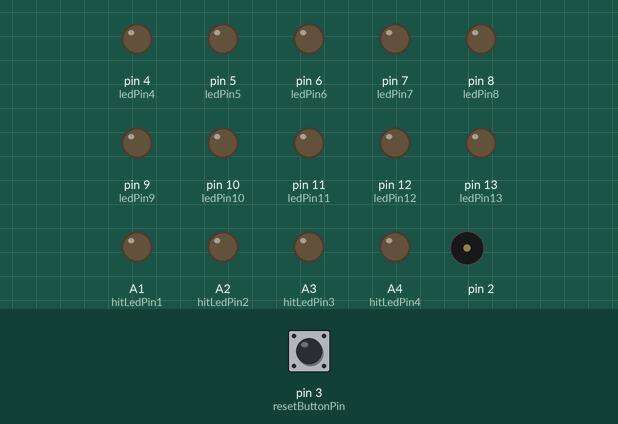
The sketch below on a simulated Arduino Uno, built with avr-gcc and run on an emulated ATmega328P. Parts: output pins drawn as LEDs (lit = HIGH), buzzer (waves = sounding). The inputs (shaded band) are chosen by the test bench; at power-on: pin 3 (resetButtonPin) HIGH. What the sketch prints to the serial monitor is not drawn.

Above: at 3.37 s.
At 6.12 s:
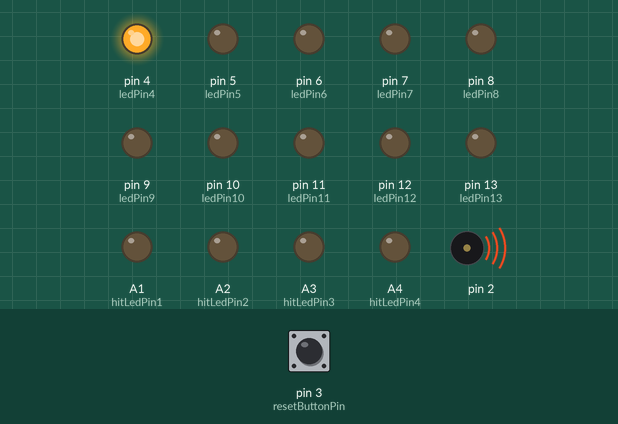
At 6.42 s:
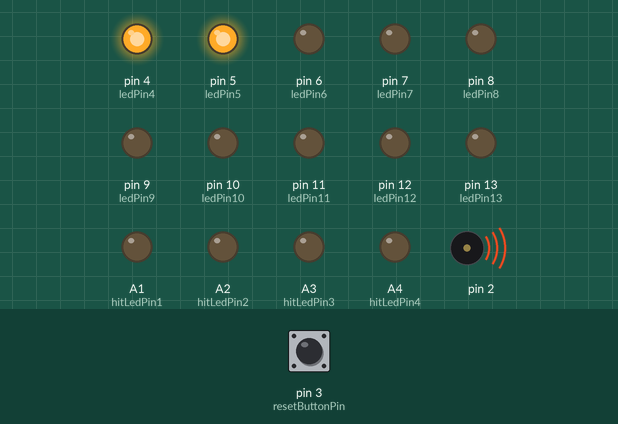
At 6.72 s:
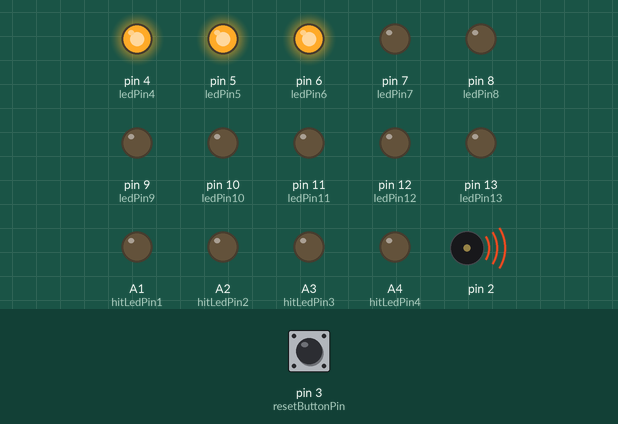
At 7.62 s:
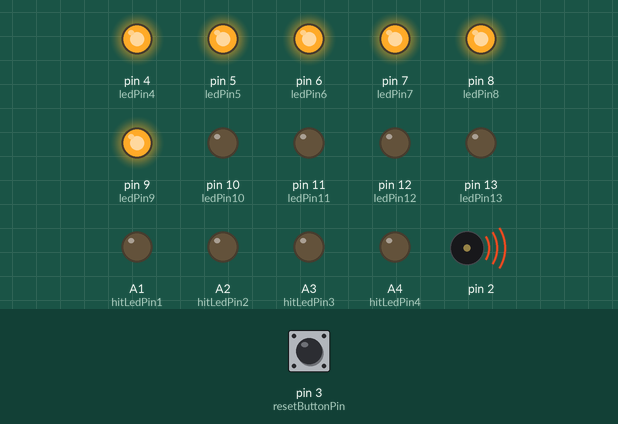
At 9.1 s:
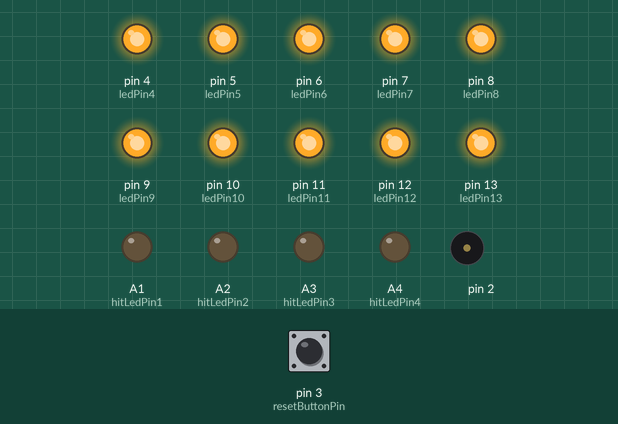
Timing chart, 0 to 10.8 s (numbered marks = the images above):
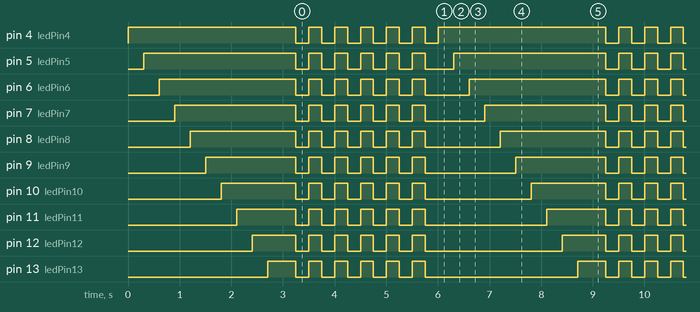

The sketch:

laserops.ino
```cpp
#include <IRLibDecodeBase.h>
#include <IRLib_P01_NEC.h>
#include <IRLib_P02_Sony.h>
#include <IRLib_HashRaw.h>
#include <IRLibCombo.h>
#include <IRLibRecv.h>

IRdecode myDecoder;

//// GLOBAL VARIABLES

const int hitLedPin1 = A1;
const int hitLedPin2 = A2;
const int hitLedPin3 = A3;
const int hitLedPin4 = A4;
int hitLedCounter = 0;

// Misc
int damageMultiplier = 1;
int tierLedCounter = 3;
int healthTier = 500;
int healthTierCounter = 10;
int invulnerableTimer = 0;

// IR Receiver Pin
IRrecv myReceiver(A0);

// IR Blaster Codes
static const long alphaPointBlue   = 0x2FFEA610;
static const long alphaPointPurple = 0x67228B44;
static const long alphaPointRed    = 0x78653B0E;

static const long deltaBurstBlue   = 0x9BE00484;
static const long deltaBurstPurple = 0xD303E9B8;
static const long deltaBurstRed    = 0xE4469982;

// LED Pin Map
const int ledPin4  = 4;
const int ledPin5  = 5;
const int ledPin6  = 6;
const int ledPin7  = 7;
const int ledPin8  = 8;
const int ledPin9  = 9;
const int ledPin10 = 10;
const int ledPin11 = 11;
const int ledPin12 = 12;
const int ledPin13 = 13;

// Array for Hit Point LED Pins
const int bulbCount  = 10;
const int ledPins[bulbCount] = {ledPin4, ledPin5, ledPin6, ledPin7, ledPin8, ledPin9, ledPin10, ledPin11, ledPin12, ledPin13};

// Push Button Mapping
const int resetButtonPin = 3;
const int teamButtonPin  = 0;

// Resting Push Button State
int resetButtonState = 0;
int teamButtonState  = 0;

// Hit Points
// maxHitPoint
int bulbHealth = 1;
int maxHitPoint   = bulbHealth * bulbCount;
int hitPoint = maxHitPoint;

// Valid Blaster Code
long validBlasterCode = alphaPointBlue;

// Ownership Identifier
// RED = 1
// BLUE = 2
int teamOwner = 1;

//// FUNCTIONS

// Turn ON all Hit Point LEDs
void led_hp_all_on() {
  for (int i = 0; i < sizeof(ledPins) / sizeof(ledPins[0]); i++) {
    analogWrite(ledPins[i], 255);
  }
}

// Turn OFF all Hit Point LEDs
void led_hp_all_off() {
  for (int i = 0; i < sizeof(ledPins) / sizeof(ledPins[0]); i++) {
    analogWrite(ledPins[i], 0);
  }
}

// Sequentially Turn ON all Hit Point LEDs
void led_hp_all_on_seq() {
  for (int i = 0; i < sizeof(ledPins) / sizeof(ledPins[0]); i++) {
    analogWrite(ledPins[i], 255);
    tone(2, 500, 250);
    delay(300);
  }
}

void dead() {
  delay(1000);
  led_hp_all_on();
  delay(1000);
  led_hp_all_off();
}

// Hit Response
void valid_hit_response() {
  --hitPoint;
  tone(2, 500, 250);
  hitLedCounter = 5000;
  if (healthTierCounter == 10) {
    invulnerableTimer = 10;
  }
  if (healthTierCounter == 7) {
    invulnerableTimer = 20;
  }
  if (healthTierCounter == 4) {
    invulnerableTimer = 30;
  }
  if (hitPoint == maxHitPoint - bulbHealth * damageMultiplier) {
    --healthTierCounter;
    for (int i = 0; i < invulnerableTimer; i++) {
      analogWrite(hitLedPin1, 255);
      analogWrite(hitLedPin2, 255);
      analogWrite(hitLedPin3, 255);
      analogWrite(hitLedPin4, 255);
      tone(2, 500, 250);
      analogWrite(ledPins[bulbCount - damageMultiplier], 255);
      delay(500);
      analogWrite(ledPins[bulbCount - damageMultiplier], 0);
      delay(500);
      if (i == 9) {
        analogWrite(hitLedPin1, 0);
        analogWrite(hitLedPin2, 0);
        analogWrite(hitLedPin3, 0);
        analogWrite(hitLedPin4, 0);
      }
    }
    ++damageMultiplier;
  }
}

// Initial Setup Parameters
void setup() {

  pinMode(resetButtonPin, INPUT_PULLUP);
  pinMode(teamButtonPin, INPUT_PULLUP);

  analogWrite(A1, 0);
  analogWrite(A2, 0);
  analogWrite(A3, 0);
  analogWrite(A4, 0);
  led_hp_all_on_seq();

  // IR Receiver Module
  Serial.begin(9600);
  while (!Serial);
  myReceiver.enableIRIn();
  Serial.println(F("Ready to receive IR signals"));
}

void loop() {
  // Digital Push Button State
  teamButtonState = digitalRead(teamButtonPin);
  resetButtonState = digitalRead(resetButtonPin);

  //  // Toggle Team Ownership
  //  if (teamButtonState == HIGH) {
  //    if (teamOwner == 1) {
  //      teamOwner = 2;
  //      validBlasterCode = deltaBurstRed;
  //      delay(2000);
  //    }
  //    else if (teamOwner == 2) {
  //      teamOwner = 1;
  //      validBlasterCode = deltaBurstBlue;
  //      delay(2000);
  //    }
  //  }

  // Reset Hit Point Button
  if (resetButtonState == HIGH) {
    for (int i = 0; i < 3; ++i) {
      led_hp_all_on();
      delay(250);
      led_hp_all_off();
      delay(250);
      led_hp_all_on();
      delay(250);
      led_hp_all_off();
      delay(250);
    }
    led_hp_all_on_seq();
    hitPoint = maxHitPoint;
    damageMultiplier = 1;
    healthTierCounter = 10;
  }

  if (hitLedCounter != 0) {
    analogWrite(hitLedPin1, 255);
    analogWrite(hitLedPin2, 255);
    analogWrite(hitLedPin3, 255);
    analogWrite(hitLedPin4, 255);
    --hitLedCounter;
  }
  if (hitLedCounter == 0) {
    analogWrite(hitLedPin1, 0);
    analogWrite(hitLedPin2, 0);
    analogWrite(hitLedPin3, 0);
    analogWrite(hitLedPin4, 0);
  }

  // Activate piezo when Hit Point depleted
  if (hitPoint <= 0) {
    led_hp_all_off();
    dead();
  }

  // Activate IR Receiver
  if (myReceiver.getResults()) {
    myDecoder.decode();
    if (myDecoder.protocolNum == UNKNOWN) {
      Serial.print(F("IR recieved. Hash value is: 0x"));
      Serial.println(myDecoder.value, HEX);

      // IR Receiver Valid Hit
      if (myDecoder.value == validBlasterCode) {
        valid_hit_response();
      }
    }
    else {
      myDecoder.dumpResults(false);
    }
    myReceiver.enableIRIn();
  }
}
```

Measured:
- by itself, pin 4 (ledPin4): repeats every 6.0 s: 5 × (HIGH 0.25 s, LOW 0.25 s), HIGH 3.3 s, LOW 0.25 s
- by itself, pin 5 (ledPin5): repeats every 6.0 s: 4 × (HIGH 0.25 s, LOW 0.25 s), HIGH 0.25 s, LOW 0.55 s, HIGH 3.0 s, LOW 0.25 s
- by itself, pin 6 (ledPin6): repeats every 6.0 s: 4 × (HIGH 0.25 s, LOW 0.25 s), HIGH 0.25 s, LOW 0.85 s, HIGH 2.7 s, LOW 0.25 s
- by itself, pin 7 (ledPin7): repeats every 6.0 s: 4 × (HIGH 0.25 s, LOW 0.25 s), HIGH 0.25 s, LOW 1.2 s, HIGH 2.4 s, LOW 0.25 s
- by itself, pin 8 (ledPin8): repeats every 6.0 s: 4 × (HIGH 0.25 s, LOW 0.25 s), HIGH 0.25 s, LOW 1.5 s, HIGH 2.1 s, LOW 0.25 s
- by itself, pin 9 (ledPin9): repeats every 6.0 s: 4 × (HIGH 0.25 s, LOW 0.25 s), HIGH 0.25 s, LOW 1.8 s, HIGH 1.8 s, LOW 0.25 s
- by itself, pin 10 (ledPin10): repeats every 6.0 s: 4 × (HIGH 0.25 s, LOW 0.25 s), HIGH 0.25 s, LOW 2.1 s, HIGH 1.5 s, LOW 0.25 s
- by itself, pin 11 (ledPin11): repeats every 6.0 s: 4 × (HIGH 0.25 s, LOW 0.25 s), HIGH 0.25 s, LOW 2.4 s, HIGH 1.2 s, LOW 0.25 s
